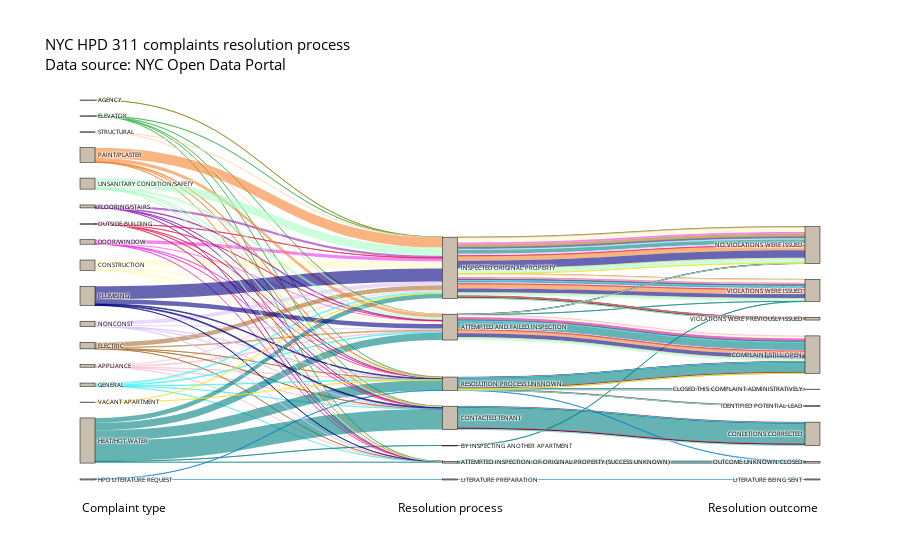

Notebook code cell kept with this figure:
### Markdown cell above
#### v1: White background

### Code cell
fig = go.Figure(data=[go.Sankey(
    textfont=dict(size=6),
    # Define nodes
    node = dict(
      pad = 50,
      thickness = 15,
      line = dict(color = "black", width = 0.5),
      label =  sankey_info['data']['node']['label'],
      color =  'rgba(202, 190, 174, 1)'
    ),
    # Add links
    link = dict(
      source =  sankey_info['data']['link']['source'],
      target =  sankey_info['data']['link']['target'],
      value =  sankey_info['data']['link']['value'],
      color =  sankey_info['data']['link']['color'],
    label =  sankey_info['data']['link']['label'],
    hovertemplate = 'Complaint type: %{label} <br>Source: %{source.label} <br>Target: %{target.label}'
))])

fig.update_layout(title_text="NYC HPD 311 complaints resolution process<br>Data source: NYC Open Data Portal",
                  font=dict(size = 9, color = 'black'),
                  plot_bgcolor='white',
                  paper_bgcolor='white',
                 title_font_size = 15)

fig.add_annotation(
            x=0,
            y=-.1,
            text="Complaint type", showarrow=False, font = dict(size=12))

fig.add_annotation(
            x=.5,
            y=-.1,
            text="Resolution process", showarrow=False, font = dict(size=12))

fig.add_annotation(
            x=1,
            y=-.1,
            text="Resolution outcome", showarrow=False, font = dict(size=12))
fig.show()
fig.write_html('output/sankey_colored_by_complaint_type_white_background.html')

### Figure 1 — Plotly figure (JSON) as saved in the notebook; plotly's stock layout.template omitted (floating-point values rounded to 4 significant figures; data arrays with more than 128 entries replaced by an {"elided": "..."} marker saying what was removed)
{"data": [{"link": {"color": {"elided": "199 str values"}, "hovertemplate": "Complaint type: %{label} <br>Source: %{source.label} <br>Target: %{target.label}", "label": {"elided": "199 str values"}, "source": {"elided": "199 int values"}, "target": {"elided": "199 int values"}, "value": {"elided": "199 int values"}}, "node": {"color": "rgba(202, 190, 174, 1)", "label": ["AGENCY", "APPLIANCE", "CONSTRUCTION", "DOOR/WINDOW", "ELECTRIC", "ELEVATOR", "FLOORING/STAIRS", "GENERAL", "HEAT/HOT WATER", "HPD LITERATURE REQUEST", "NONCONST", "OUTSIDE BUILDING", "PAINT/PLASTER", "PLUMBING", "STRUCTURAL", "UNSANITARY CONDITION/SAFETY", "VACANT APARTMENT", "INSPECTED ORIGINAL PROPERTY", "ATTEMPTED AND FAILED INSPECTION", "ATTEMPTED INSPECTION OF ORIGINAL PROPERTY (SUCCESS UNKNOWN)", "CONTACTED TENANT", "RESOLUTION PROCESS UNKNOWN", "BY INSPECTING ANOTHER APARTMENT", "LITERATURE PREPARATION", "NO VIOLATIONS WERE ISSUED", "VIOLATIONS WERE ISSUED", "COMPLAINT STILL OPEN", "OUTCOME UNKNOWN CLOSED", "CONDITIONS CORRECTED", "VIOLATIONS WERE PREVIOUSLY ISSUED", "CLOSED THIS COMPLAINT ADMINISTRATIVELY", "IDENTIFIED POTENTIAL LEAD", "LITERATURE BEING SENT"], "line": {"color": "black", "width": 0.5}, "pad": 50, "thickness": 15}, "textfont": {"size": 6}, "type": "sankey"}], "layout": {"annotations": [{"font": {"size": 12}, "showarrow": false, "text": "Complaint type", "x": 0, "y": -0.1}, {"font": {"size": 12}, "showarrow": false, "text": "Resolution process", "x": 0.5, "y": -0.1}, {"font": {"size": 12}, "showarrow": false, "text": "Resolution outcome", "x": 1, "y": -0.1}], "font": {"color": "black", "size": 9}, "paper_bgcolor": "white", "plot_bgcolor": "white", "title": {"font": {"size": 15}, "text": "NYC HPD 311 complaints resolution process<br>Data source: NYC Open Data Portal"}}}
